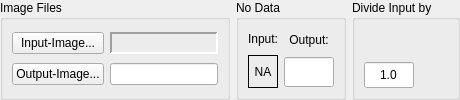
    <widget class="QFrame" name="frame">
     <property name="frameShape">
      <enum>QFrame::NoFrame</enum>
     </property>
     <property name="frameShadow">
      <enum>QFrame::Plain</enum>
     </property>
     <layout class="QGridLayout" name="gridLayout_9">
      <property name="leftMargin">
       <number>0</number>
      </property>
      <property name="topMargin">
       <number>0</number>
      </property>
      <property name="rightMargin">
       <number>0</number>
      </property>
      <property name="bottomMargin">
       <number>0</number>
      </property>
      <item row="0" column="0">
       <widget class="QGroupBox" name="groupBox_3">
        <property name="title">
         <string>Image Files</string>
        </property>
        <layout class="QGridLayout" name="gridLayout_12">
         <item row="1" column="0">
          <widget class="QPushButton" name="cmdOutput">
           <property name="whatsThis">
            <string>Specify location for output image containing the final indices</string>
           </property>
           <property name="text">
            <string>Output-Image...</string>
           </property>
          </widget>
         </item>
         <item row="0" column="0">
          <widget class="QPushButton" name="cmdInput">
           <property name="whatsThis">
            <string>Select input image to calculate indices on (must be ENVI-type)</string>
           </property>
           <property name="text">
            <string>Input-Image...</string>
           </property>
          </widget>
         </item>
         <item row="1" column="1">
          <widget class="QLineEdit" name="txtOutput"/>
         </item>
         <item row="0" column="1">
          <widget class="QLabel" name="lblInputImage">
           <property name="frameShape">
            <enum>QFrame::Panel</enum>
           </property>
           <property name="frameShadow">
            <enum>QFrame::Sunken</enum>
           </property>
           <property name="lineWidth">
            <number>2</number>
           </property>
           <property name="text">
            <string/>
           </property>
          </widget>
         </item>
        </layout>
        <zorder>cmdInput</zorder>
        <zorder>cmdOutput</zorder>
        <zorder>txtOutput</zorder>
        <zorder>lblInputImage</zorder>
       </widget>
      </item>
      <item row="0" column="2">
       <widget class="QGroupBox" name="groupBox_4">
        <property name="title">
         <string>Divide Input by</string>
        </property>
        <layout class="QHBoxLayout" name="horizontalLayout_4">
         <item>
          <widget class="QFrame" name="frame_9">
           <property name="frameShape">
            <enum>QFrame::NoFrame</enum>
           </property>
           <property name="frameShadow">
            <enum>QFrame::Plain</enum>
           </property>
           <layout class="QVBoxLayout" name="verticalLayout_6">
            <property name="leftMargin">
             <number>0</number>
            </property>
            <property name="topMargin">
             <number>0</number>
            </property>
            <property name="rightMargin">
             <number>0</number>
            </property>
            <property name="bottomMargin">
             <number>0</number>
            </property>
            <item>
             <widget class="QLabel" name="label_3">
              <property name="sizePolicy">
               <sizepolicy hsizetype="Preferred" vsizetype="Preferred">
                <horstretch>0</horstretch>
                <verstretch>0</verstretch>
               </sizepolicy>
              </property>
              <property name="minimumSize">
               <size>
                <width>0</width>
                <height>0</height>
               </size>
              </property>
              <property name="text">
               <string/>
              </property>
             </widget>
            </item>
            <item>
             <widget class="QLineEdit" name="txtDivisionFactor">
              <property name="sizePolicy">
               <sizepolicy hsizetype="Preferred" vsizetype="Preferred">
                <horstretch>0</horstretch>
                <verstretch>0</verstretch>
               </sizepolicy>
              </property>
              <property name="minimumSize">
               <size>
                <width>0</width>
                <height>26</height>
               </size>
              </property>
              <property name="maximumSize">
               <size>
                <width>50</width>
                <height>30</height>
               </size>
              </property>
              <property name="text">
               <string>1.0</string>
              </property>
              <property name="frame">
               <bool>true</bool>
              </property>
              <property name="alignment">
               <set>Qt::AlignCenter</set>
              </property>
             </widget>
            </item>
           </layout>
          </widget>
         </item>
        </layout>
       </widget>
      </item>
      <item row="0" column="1">
       <widget class="QGroupBox" name="groupBox_9">
        <property name="sizePolicy">
         <sizepolicy hsizetype="Preferred" vsizetype="Preferred">
          <horstretch>0</horstretch>
          <verstretch>0</verstretch>
         </sizepolicy>
        </property>
        <property name="title">
         <string>No Data</string>
        </property>
        <layout class="QHBoxLayout" name="horizontalLayout_5">
         <item>
          <widget class="QFrame" name="frame_10">
           <property name="sizePolicy">
            <sizepolicy hsizetype="Maximum" vsizetype="Preferred">
             <horstretch>0</horstretch>
             <verstretch>0</verstretch>
            </sizepolicy>
           </property>
           <property name="maximumSize">
            <size>
             <width>80</width>
             <height>16777215</height>
            </size>
           </property>
           <property name="frameShape">
            <enum>QFrame::NoFrame</enum>
           </property>
           <property name="frameShadow">
            <enum>QFrame::Plain</enum>
           </property>
           <layout class="QVBoxLayout" name="verticalLayout_5">
            <property name="leftMargin">
             <number>0</number>
            </property>
            <property name="topMargin">
             <number>0</number>
            </property>
            <property name="rightMargin">
             <number>0</number>
            </property>
            <property name="bottomMargin">
             <number>0</number>
            </property>
            <item>
             <widget class="QLabel" name="label_12">
              <property name="sizePolicy">
               <sizepolicy hsizetype="Preferred" vsizetype="Preferred">
                <horstretch>0</horstretch>
                <verstretch>0</verstretch>
               </sizepolicy>
              </property>
              <property name="maximumSize">
               <size>
                <width>80</width>
                <height>20</height>
               </size>
              </property>
              <property name="text">
               <string>Input:</string>
              </property>
              <property name="alignment">
               <set>Qt::AlignCenter</set>
              </property>
             </widget>
            </item>
            <item>
             <widget class="QLabel" name="lblNodatImage">
              <property name="sizePolicy">
               <sizepolicy hsizetype="Preferred" vsizetype="Preferred">
                <horstretch>0</horstretch>
                <verstretch>0</verstretch>
               </sizepolicy>
              </property>
              <property name="maximumSize">
               <size>
                <width>80</width>
                <height>16777215</height>
               </size>
              </property>
              <property name="whatsThis">
               <string>The no data value for the input image is automatically supplied or requested from the user if it is not contained in the header-file</string>
              </property>
              <property name="frameShape">
               <enum>QFrame::Box</enum>
              </property>
              <property name="text">
               <string>NA</string>
              </property>
              <property name="alignment">
               <set>Qt::AlignCenter</set>
              </property>
             </widget>
            </item>
           </layout>
          </widget>
         </item>
         <item>
          <widget class="QFrame" name="frame_12">
           <property name="frameShape">
            <enum>QFrame::NoFrame</enum>
           </property>
           <property name="frameShadow">
            <enum>QFrame::Plain</enum>
           </property>
           <layout class="QVBoxLayout" name="verticalLayout_7">
            <property name="leftMargin">
             <number>0</number>
            </property>
            <property name="topMargin">
             <number>0</number>
            </property>
            <property name="rightMargin">
             <number>0</number>
            </property>
            <property name="bottomMargin">
             <number>0</number>
            </property>
            <item>
             <widget class="QLabel" name="label_21">
              <property name="sizePolicy">
               <sizepolicy hsizetype="Preferred" vsizetype="Preferred">
                <horstretch>0</horstretch>
                <verstretch>0</verstretch>
               </sizepolicy>
              </property>
              <property name="maximumSize">
               <size>
                <width>16777215</width>
                <height>20</height>
               </size>
              </property>
              <property name="text">
               <string>Output:</string>
              </property>
              <property name="alignment">
               <set>Qt::AlignCenter</set>
              </property>
             </widget>
            </item>
            <item>
             <widget class="QLineEdit" name="txtNodatOutput">
              <property name="sizePolicy">
               <sizepolicy hsizetype="Preferred" vsizetype="Preferred">
                <horstretch>0</horstretch>
                <verstretch>0</verstretch>
               </sizepolicy>
              </property>
              <property name="maximumSize">
               <size>
                <width>50</width>
                <height>30</height>
               </size>
              </property>
              <property name="whatsThis">
               <string>Supply no data value for output image</string>
              </property>
              <property name="alignment">
               <set>Qt::AlignCenter</set>
              </property>
             </widget>
            </item>
           </layout>
          </widget>
         </item>
        </layout>
       </widget>
      </item>
     </layout>
    </widget>
